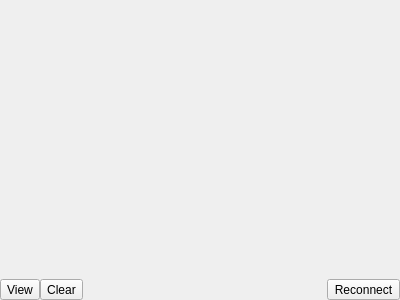
<?xml version="1.0" encoding="UTF-8"?>
<ui version="4.0">
 <class>Terminal</class>
 <widget class="QWidget" name="Terminal">
  <property name="geometry">
   <rect>
    <x>0</x>
    <y>0</y>
    <width>400</width>
    <height>300</height>
   </rect>
  </property>
  <property name="windowTitle">
   <string>Form</string>
  </property>
  <layout class="QVBoxLayout" name="verticalLayout">
   <property name="spacing">
    <number>0</number>
   </property>
   <property name="leftMargin">
    <number>0</number>
   </property>
   <property name="topMargin">
    <number>0</number>
   </property>
   <property name="rightMargin">
    <number>0</number>
   </property>
   <property name="bottomMargin">
    <number>0</number>
   </property>
   <item>
    <widget class="TerminalWidget" name="widget" native="true">
     <property name="sizePolicy">
      <sizepolicy hsizetype="Expanding" vsizetype="Expanding">
       <horstretch>0</horstretch>
       <verstretch>0</verstretch>
      </sizepolicy>
     </property>
     <property name="font">
      <font>
       <family>.AppleSystemUIFont</family>
      </font>
     </property>
     <property name="focusPolicy">
      <enum>Qt::StrongFocus</enum>
     </property>
    </widget>
   </item>
   <item>
    <layout class="QHBoxLayout" name="horizontalLayout_2">
     <property name="spacing">
      <number>0</number>
     </property>
     <item>
      <widget class="QToolButton" name="viewButton">
       <property name="focusPolicy">
        <enum>Qt::ClickFocus</enum>
       </property>
       <property name="text">
        <string>View</string>
       </property>
      </widget>
     </item>
     <item>
      <widget class="QToolButton" name="clearButton">
       <property name="focusPolicy">
        <enum>Qt::ClickFocus</enum>
       </property>
       <property name="text">
        <string>Clear</string>
       </property>
      </widget>
     </item>
     <item>
      <spacer name="horizontalSpacer_2">
       <property name="orientation">
        <enum>Qt::Horizontal</enum>
       </property>
       <property name="sizeHint" stdset="0">
        <size>
         <width>40</width>
         <height>20</height>
        </size>
       </property>
      </spacer>
     </item>
     <item>
      <widget class="QToolButton" name="reconnectButton">
       <property name="focusPolicy">
        <enum>Qt::ClickFocus</enum>
       </property>
       <property name="text">
        <string>Reconnect</string>
       </property>
      </widget>
     </item>
    </layout>
   </item>
  </layout>
 </widget>
 <customwidgets>
  <customwidget>
   <class>TerminalWidget</class>
   <extends>QWidget</extends>
   <header location="global">cchelper.terminal.qterminal.widget</header>
   <container>1</container>
  </customwidget>
 </customwidgets>
 <resources/>
 <connections/>
</ui>
